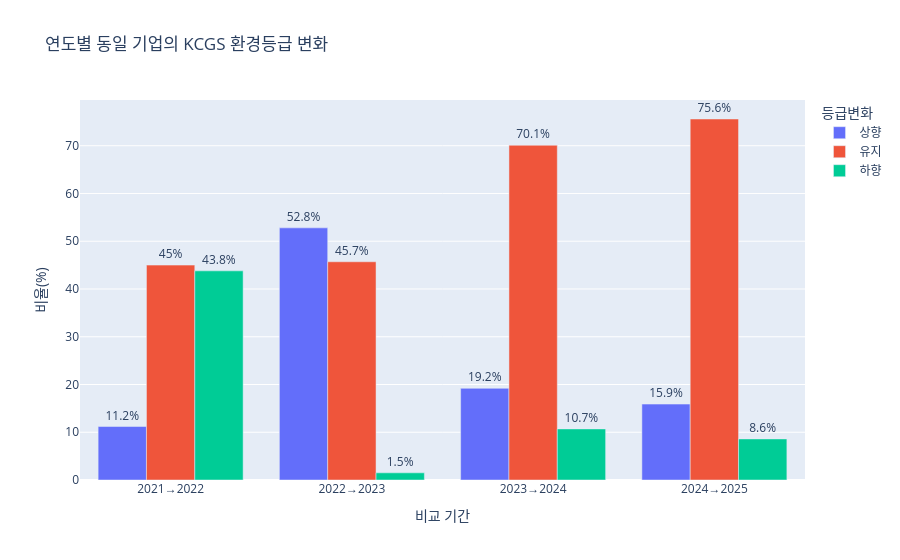

Here is the notebook cell this chart was saved with:
### Code cell
# 그래프용 형태로 변환
change_plot = (
    change_summary
    .reset_index()
    .rename(columns={'index': '기간'})
    .melt(
        id_vars='기간',
        var_name='등급변화',
        value_name='비율'
    )
)

fig = px.bar(
    change_plot,
    x='기간',
    y='비율',
    color='등급변화',
    barmode='group',
    text='비율',
    title='연도별 동일 기업의 KCGS 환경등급 변화'
)

fig.update_traces(
    texttemplate='%{text}%',
    textposition='outside'
)

fig.update_layout(
    xaxis_title='비교 기간',
    yaxis_title='비율(%)'
)

fig.show()

### Figure 1 — Plotly figure (JSON) as saved in the notebook; plotly's stock layout.template omitted (floating-point values rounded to 4 significant figures)
{"data": [{"alignmentgroup": "True", "hovertemplate": "등급변화=상향<br>기간=%{x}<br>비율=%{text}<extra></extra>", "legendgroup": "상향", "marker": {"color": "#636efa", "pattern": {"shape": ""}}, "name": "상향", "offsetgroup": "상향", "orientation": "v", "showlegend": true, "text": [11.2, 52.8, 19.2, 15.9], "textposition": "outside", "x": ["2021→2022", "2022→2023", "2023→2024", "2024→2025"], "xaxis": "x", "y": [11.2, 52.8, 19.2, 15.9], "yaxis": "y", "type": "bar", "texttemplate": "%{text}%"}, {"alignmentgroup": "True", "hovertemplate": "등급변화=유지<br>기간=%{x}<br>비율=%{text}<extra></extra>", "legendgroup": "유지", "marker": {"color": "#EF553B", "pattern": {"shape": ""}}, "name": "유지", "offsetgroup": "유지", "orientation": "v", "showlegend": true, "text": [45.0, 45.7, 70.1, 75.6], "textposition": "outside", "x": ["2021→2022", "2022→2023", "2023→2024", "2024→2025"], "xaxis": "x", "y": [45.0, 45.7, 70.1, 75.6], "yaxis": "y", "type": "bar", "texttemplate": "%{text}%"}, {"alignmentgroup": "True", "hovertemplate": "등급변화=하향<br>기간=%{x}<br>비율=%{text}<extra></extra>", "legendgroup": "하향", "marker": {"color": "#00cc96", "pattern": {"shape": ""}}, "name": "하향", "offsetgroup": "하향", "orientation": "v", "showlegend": true, "text": [43.8, 1.5, 10.7, 8.6], "textposition": "outside", "x": ["2021→2022", "2022→2023", "2023→2024", "2024→2025"], "xaxis": "x", "y": [43.8, 1.5, 10.7, 8.6], "yaxis": "y", "type": "bar", "texttemplate": "%{text}%"}], "layout": {"xaxis": {"anchor": "y", "domain": [0.0, 1.0], "title": {"text": "비교 기간"}}, "yaxis": {"anchor": "x", "domain": [0.0, 1.0], "title": {"text": "비율(%)"}}, "legend": {"title": {"text": "등급변화"}, "tracegroupgap": 0}, "title": {"text": "연도별 동일 기업의 KCGS 환경등급 변화"}, "barmode": "group"}}
